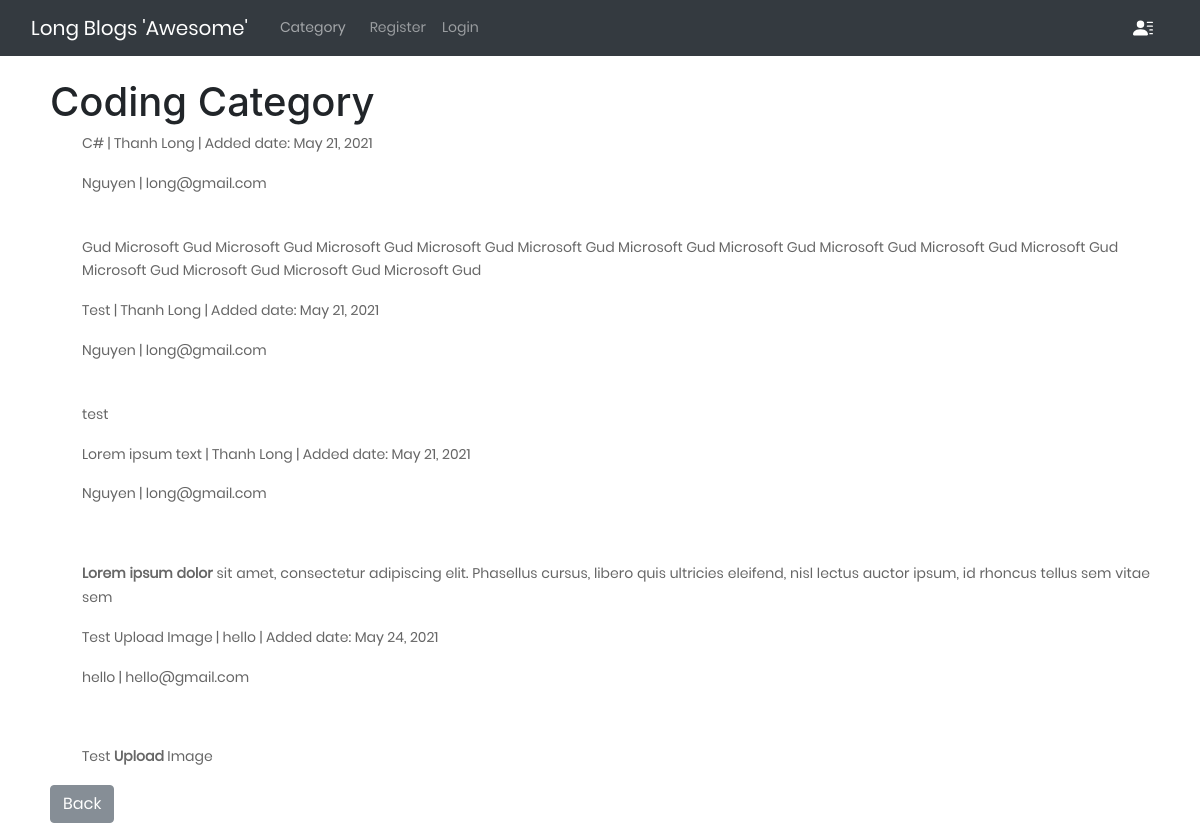
/categories/coding/, run on an earlier commit of the app's database.
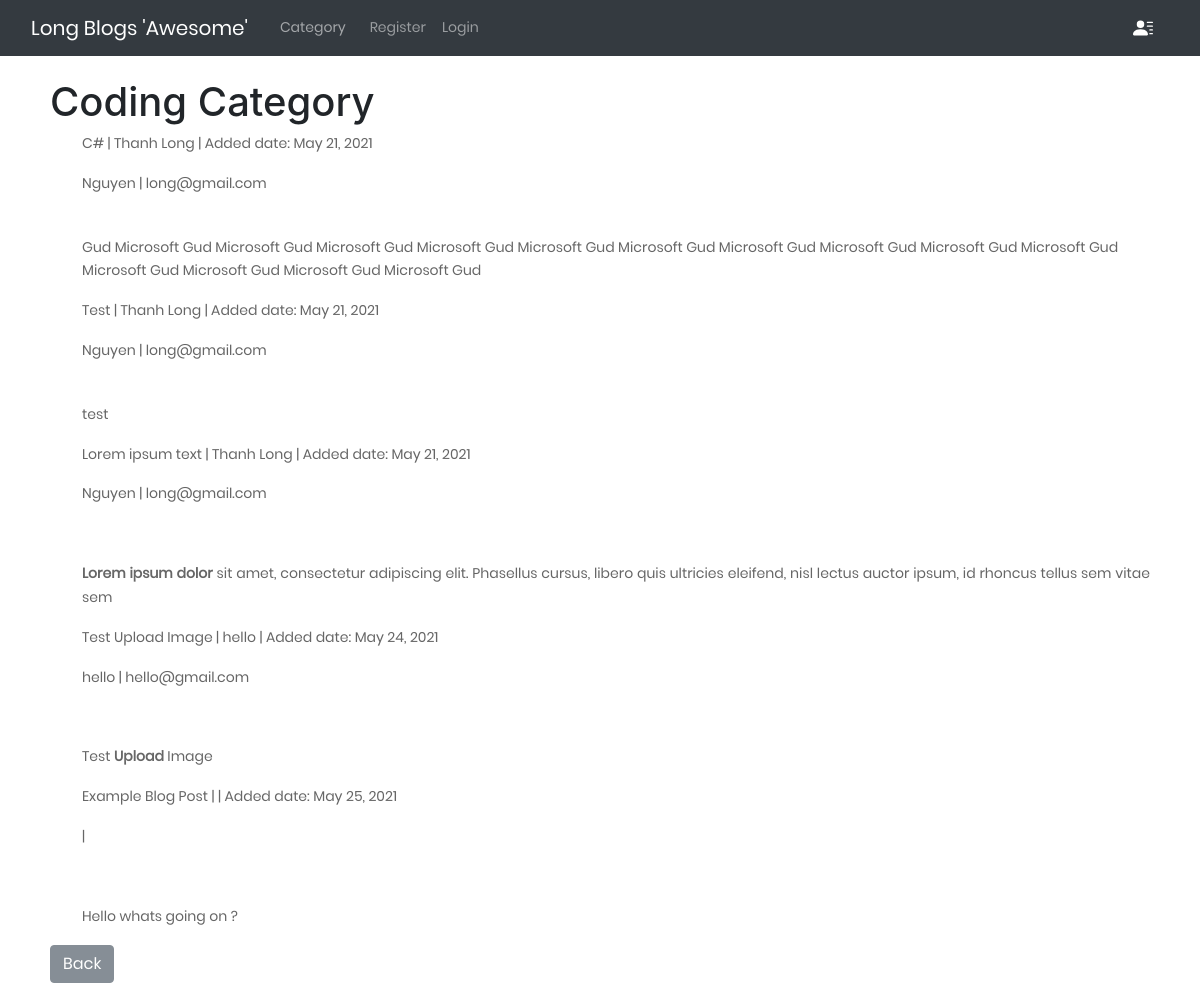
And on a later commit of the database.
### theblog/models.py (models this page shows, shortened)
class Post(models.Model):
    title = models.CharField(max_length=255)
    header_image = models.ImageField(null=True, blank=True, upload_to="images/")
    title_tag = models.CharField(max_length=255, default='Long Kun Blogs')
    author = models.ForeignKey(User, on_delete=models.CASCADE)
    category = models.CharField(max_length=255, default='coding')
    snippet = models.CharField(max_length=255)
    body = RichTextField(blank=True, null=True)
    post_date = models.DateField(auto_now_add=datetime.now)
    likes = models.ManyToManyField(User, related_name='blog_posts')

### theblog/views.py (the view)
# urls.py: path('categories/<str:cats>/', views.CategoryView, name='category'),
def CategoryView(request, cats):
    category_list = Post.objects.filter(category=cats.replace('-', ' '))
    return render(request, 'theblog/category.html', {'cats':cats.title().replace('-', ' '), 'category_list':category_list})

### theblog/templates/theblog/category.html (shortened to what this page needs)
{% extends 'theblog/base.html' %}
{% block content %}
    {% if category_list %}
        <h1>{{cats}} Category</h1>
        <ul>
            {% for post in category_list %}
            <li>
                <a href="{% url 'article-detail' post.pk %}">
                    <p>{{post.title}} | {{post.author.first_name}} | Added date: {{post.post_date}}</p>
                </a>
                <p>{{post.author.last_name}} | {{post.author.email}}
                </p>
                <br>
                <p>{{post.body|slice:":200"|safe}}</p>
            </li>
            {% endfor %}
        </ul>
        <a href="{% url 'home' %}" class="btn btn-secondary">Back</a>
    {% else %}
        <h1>Sorry this page does not exist...</h1>
        <a href="{% url 'home' %}" class="btn btn-secondary">Back</a>
    {% endif %}
{% endblock content %}

What changed in the data, as far as the page shows it:
added Post: title "Example Blog Post", post_date "May 25, 2021", body "Hello whats going on ?"
